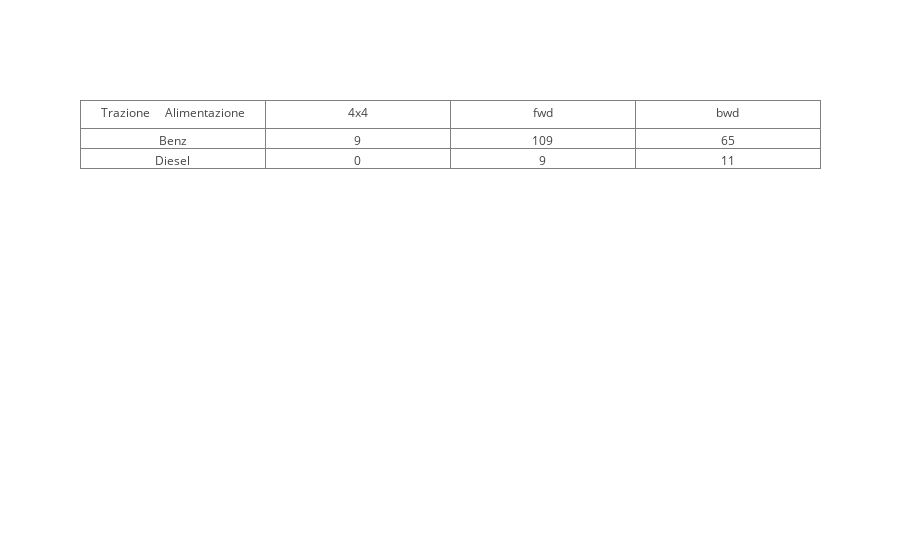

Notebook source saved alongside this figure:
### Markdown cell above
### 1.2 

Raggruppate la variabile "smokes" nei seguenti 2 gruppi: 
- Primo gruppo di nome NoSmoker (questo gruppo identifica i non fumatori: tutti quelli che hanno idicato {no} nel campo "smokes") 
- Secondo gruppo di nome Smoker (questo gruppo identifica per noi tutti i fumatori: quelli che NON hanno indicato 'no' nel campo 'smokes')

Si costruisca la tabella di contingenza per la coppia di variabili "sex" e "smokes" (usando i gruppi definiti sopra).  

Hint1: Non dovete usare particolari comandi Python per calcolare la tabella di contingenza. Ricordatevi come è definita e provate a costruirla voi.  
Hint2: Nella cella sotto trovate un modo veloce per visualizzare una tabella utilizzando il pacchetto Plotly. Maggiori dettagli [QUI](https://plot.ly/python/table/). Oppure visualizzate un dataframe in pandas come visto a lezione.

### Code cell
# Hint (plot Table)
import plotly.offline as py
import plotly.graph_objs as go
py.init_notebook_mode(connected=True)

# Plotto Tabella con plotly
valori = [ ["Benz", "Diesel"], [9, 0], [109, 9], [65, 11]] # Ogni elemento della lista è una colonna della tabella

trace = go.Table(
                header = dict(values = ["Trazione \t \n Alimentazione", "4x4", "fwd", "bwd"]),
                cells = dict(values = valori) )
py.iplot([trace])

# Plotto Tabella come dataframe
valori = [[9, 109, 65], [0, 9, 11]]
t = pd.DataFrame(valori, index = ["Benz", "Diesel"], columns = ["4x4", "fwd", "bwd"])
t

### Figure 1 — Plotly figure (JSON) as saved in the notebook; plotly's stock layout.template omitted (floating-point values rounded to 4 significant figures)
{"data": [{"cells": {"values": [["Benz", "Diesel"], [9, 0], [109, 9], [65, 11]]}, "header": {"values": ["Trazione \t \n Alimentazione", "4x4", "fwd", "bwd"]}, "type": "table", "uid": "d53bfc1c-e830-11e8-ba0a-a402b9828abf"}], "layout": {}}
